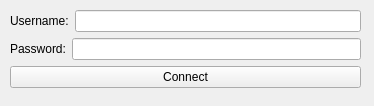
<?xml version="1.0" encoding="UTF-8"?>
<ui version="4.0">
 <class>MainWindow</class>
 <widget class="QMainWindow" name="MainWindow">
  <property name="geometry">
   <rect>
    <x>0</x>
    <y>0</y>
    <width>374</width>
    <height>106</height>
   </rect>
  </property>
  <property name="minimumSize">
   <size>
    <width>374</width>
    <height>106</height>
   </size>
  </property>
  <property name="maximumSize">
   <size>
    <width>374</width>
    <height>106</height>
   </size>
  </property>
  <property name="windowTitle">
   <string>SnakeEyes (Login)</string>
  </property>
  <widget class="QWidget" name="centralwidget">
   <widget class="QWidget" name="verticalLayoutWidget">
    <property name="geometry">
     <rect>
      <x>10</x>
      <y>10</y>
      <width>351</width>
      <height>81</height>
     </rect>
    </property>
    <layout class="QVBoxLayout" name="verticalLayout">
     <item>
      <layout class="QHBoxLayout" name="horizontalLayout">
       <item>
        <widget class="QLabel" name="label">
         <property name="text">
          <string>Username:</string>
         </property>
        </widget>
       </item>
       <item>
        <widget class="QLineEdit" name="usernameInput"/>
       </item>
      </layout>
     </item>
     <item>
      <layout class="QHBoxLayout" name="horizontalLayout_2">
       <item>
        <widget class="QLabel" name="label_2">
         <property name="text">
          <string>Password:</string>
         </property>
        </widget>
       </item>
       <item>
        <widget class="QLineEdit" name="passwordInput"/>
       </item>
      </layout>
     </item>
     <item>
      <widget class="QPushButton" name="connectButton">
       <property name="text">
        <string>Connect</string>
       </property>
      </widget>
     </item>
    </layout>
   </widget>
  </widget>
 </widget>
 <resources/>
 <connections/>
</ui>
